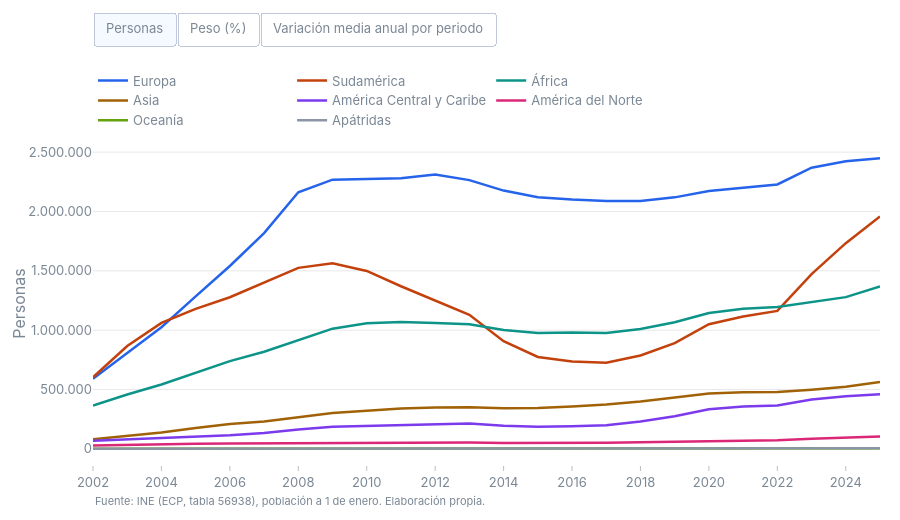

Notebook code for this chart:
### Code cell
#| label: fig-regiones-nac
#| fig-cap: "Población extranjera por región de nacionalidad. Vistas: personas, peso (%) y variación media anual por periodo"
fig_regiones(nac, REG_NAC, "Extranjera", "la población extranjera").show()

### Figure 1 — Plotly figure (JSON) as saved in the notebook; plotly's stock layout.template omitted (floating-point values rounded to 4 significant figures)
{"data": [{"hovertemplate": "%{y:,.0f}", "line": {"color": "#2563eb", "width": 2.5}, "mode": "lines", "name": "Europa", "type": "scatter", "x": [2002, 2003, 2004, 2005, 2006, 2007, 2008, 2009, 2010, 2011, 2012, 2013, 2014, 2015, 2016, 2017, 2018, 2019, 2020, 2021, 2022, 2023, 2024, 2025], "y": [590357, 809036, 1025457, 1284871, 1540842, 1817704, 2161986, 2268168, 2277060, 2280352, 2311454, 2264103, 2175886, 2120009, 2100824, 2088280, 2087684, 2118928, 2171730, 2198248, 2227783, 2369169, 2422765, 2449192]}, {"hovertemplate": "%{y:,.0f}", "line": {"color": "#c2410c", "width": 2.5}, "mode": "lines", "name": "Sudamérica", "type": "scatter", "x": [2002, 2003, 2004, 2005, 2006, 2007, 2008, 2009, 2010, 2011, 2012, 2013, 2014, 2015, 2016, 2017, 2018, 2019, 2020, 2021, 2022, 2023, 2024, 2025], "y": [603294, 866524, 1061569, 1178933, 1277451, 1399088, 1525069, 1563305, 1498952, 1370141, 1252135, 1129041, 907577, 774233, 736108, 725075, 787232, 891421, 1049842, 1115107, 1162017, 1472831, 1732934, 1958005]}, {"hovertemplate": "%{y:,.0f}", "line": {"color": "#0d9488", "width": 2.5}, "mode": "lines", "name": "África", "type": "scatter", "x": [2002, 2003, 2004, 2005, 2006, 2007, 2008, 2009, 2010, 2011, 2012, 2013, 2014, 2015, 2016, 2017, 2018, 2019, 2020, 2021, 2022, 2023, 2024, 2025], "y": [364732, 458708, 542089, 642147, 739425, 817882, 917729, 1012705, 1057690, 1069599, 1059719, 1050177, 1002138, 976886, 980109, 975670, 1010106, 1066160, 1145391, 1179963, 1194561, 1239604, 1278374, 1367584]}, {"hovertemplate": "%{y:,.0f}", "line": {"color": "#a16207", "width": 2.5}, "mode": "lines", "name": "Asia", "type": "scatter", "x": [2002, 2003, 2004, 2005, 2006, 2007, 2008, 2009, 2010, 2011, 2012, 2013, 2014, 2015, 2016, 2017, 2018, 2019, 2020, 2021, 2022, 2023, 2024, 2025], "y": [80773, 110387, 138086, 175710, 209891, 230838, 264904, 302150, 320336, 339824, 348061, 350583, 341763, 344557, 356975, 373231, 399838, 432783, 467490, 477294, 479054, 499134, 522563, 563293]}, {"hovertemplate": "%{y:,.0f}", "line": {"color": "#7c3aed", "width": 2.5}, "mode": "lines", "name": "América Central y Caribe", "type": "scatter", "x": [2002, 2003, 2004, 2005, 2006, 2007, 2008, 2009, 2010, 2011, 2012, 2013, 2014, 2015, 2016, 2017, 2018, 2019, 2020, 2021, 2022, 2023, 2024, 2025], "y": [68392, 80491, 91561, 102675, 115063, 134166, 164081, 185609, 193822, 198310, 208956, 214248, 195742, 185620, 190274, 198465, 230957, 274911, 333382, 356411, 365179, 415530, 443218, 459376]}, {"hovertemplate": "%{y:,.0f}", "line": {"color": "#db2777", "width": 2.5}, "mode": "lines", "name": "América del Norte", "type": "scatter", "x": [2002, 2003, 2004, 2005, 2006, 2007, 2008, 2009, 2010, 2011, 2012, 2013, 2014, 2015, 2016, 2017, 2018, 2019, 2020, 2021, 2022, 2023, 2024, 2025], "y": [28530, 34583, 39516, 43097, 45240, 46549, 49285, 51467, 51607, 51244, 52718, 53373, 49884, 48950, 51102, 52696, 56640, 61078, 67265, 69029, 73456, 85330, 93465, 104691]}, {"hovertemplate": "%{y:,.0f}", "line": {"color": "#65a30d", "width": 2.5}, "mode": "lines", "name": "Oceanía", "type": "scatter", "x": [2002, 2003, 2004, 2005, 2006, 2007, 2008, 2009, 2010, 2011, 2012, 2013, 2014, 2015, 2016, 2017, 2018, 2019, 2020, 2021, 2022, 2023, 2024, 2025], "y": [1506, 1790, 1954, 2166, 2389, 2577, 2615, 2637, 2541, 2448, 2484, 2418, 2437, 2379, 2419, 2443, 2791, 2944, 3304, 3538, 3423, 4018, 4593, 5049]}, {"hovertemplate": "%{y:,.0f}", "line": {"color": "#8a96a3", "width": 2.5}, "mode": "lines", "name": "Apátridas", "type": "scatter", "x": [2002, 2003, 2004, 2005, 2006, 2007, 2008, 2009, 2010, 2011, 2012, 2013, 2014, 2015, 2016, 2017, 2018, 2019, 2020, 2021, 2022, 2023, 2024, 2025], "y": [389, 508, 556, 606, 617, 629, 626, 619, 571, 523, 503, 641, 925, 1351, 1523, 1793, 2074, 2537, 2874, 3112, 3573, 4004, 4370, 4781]}, {"hovertemplate": "%{y:.1f} %", "line": {"color": "#2563eb", "width": 2.5}, "mode": "lines", "name": "Europa", "type": "scatter", "visible": false, "x": [2002, 2003, 2004, 2005, 2006, 2007, 2008, 2009, 2010, 2011, 2012, 2013, 2014, 2015, 2016, 2017, 2018, 2019, 2020, 2021, 2022, 2023, 2024, 2025], "y": [33.97, 34.25, 35.35, 37.46, 39.2, 40.85, 42.51, 42.11, 42.15, 42.92, 44.15, 44.7, 46.53, 47.6, 47.54, 47.27, 45.61, 43.68, 41.44, 40.69, 40.44, 38.91, 37.26, 35.43]}, {"hovertemplate": "%{y:.1f} %", "line": {"color": "#c2410c", "width": 2.5}, "mode": "lines", "name": "Sudamérica", "type": "scatter", "visible": false, "x": [2002, 2003, 2004, 2005, 2006, 2007, 2008, 2009, 2010, 2011, 2012, 2013, 2014, 2015, 2016, 2017, 2018, 2019, 2020, 2021, 2022, 2023, 2024, 2025], "y": [34.71, 36.69, 36.6, 34.37, 32.5, 31.44, 29.98, 29.02, 27.75, 25.79, 23.91, 22.29, 19.41, 17.38, 16.66, 16.41, 17.2, 18.38, 20.03, 20.64, 21.09, 24.19, 26.65, 28.33]}, {"hovertemplate": "%{y:.1f} %", "line": {"color": "#0d9488", "width": 2.5}, "mode": "lines", "name": "África", "type": "scatter", "visible": false, "x": [2002, 2003, 2004, 2005, 2006, 2007, 2008, 2009, 2010, 2011, 2012, 2013, 2014, 2015, 2016, 2017, 2018, 2019, 2020, 2021, 2022, 2023, 2024, 2025], "y": [20.99, 19.42, 18.69, 18.72, 18.81, 18.38, 18.04, 18.8, 19.58, 20.13, 20.24, 20.74, 21.43, 21.93, 22.18, 22.09, 22.07, 21.98, 21.85, 21.84, 21.68, 20.36, 19.66, 19.79]}, {"hovertemplate": "%{y:.1f} %", "line": {"color": "#a16207", "width": 2.5}, "mode": "lines", "name": "Asia", "type": "scatter", "visible": false, "x": [2002, 2003, 2004, 2005, 2006, 2007, 2008, 2009, 2010, 2011, 2012, 2013, 2014, 2015, 2016, 2017, 2018, 2019, 2020, 2021, 2022, 2023, 2024, 2025], "y": [4.648, 4.673, 4.76, 5.122, 5.339, 5.188, 5.208, 5.609, 5.929, 6.397, 6.647, 6.922, 7.308, 7.736, 8.078, 8.449, 8.735, 8.922, 8.919, 8.834, 8.696, 8.196, 8.037, 8.15]}, {"hovertemplate": "%{y:.1f} %", "line": {"color": "#7c3aed", "width": 2.5}, "mode": "lines", "name": "América Central y Caribe", "type": "scatter", "visible": false, "x": [2002, 2003, 2004, 2005, 2006, 2007, 2008, 2009, 2010, 2011, 2012, 2013, 2014, 2015, 2016, 2017, 2018, 2019, 2020, 2021, 2022, 2023, 2024, 2025], "y": [3.935, 3.408, 3.156, 2.993, 2.927, 3.015, 3.226, 3.446, 3.588, 3.733, 3.991, 4.23, 4.186, 4.168, 4.305, 4.493, 5.046, 5.667, 6.361, 6.597, 6.629, 6.824, 6.816, 6.646]}, {"hovertemplate": "%{y:.1f} %", "line": {"color": "#db2777", "width": 2.5}, "mode": "lines", "name": "América del Norte", "type": "scatter", "visible": false, "x": [2002, 2003, 2004, 2005, 2006, 2007, 2008, 2009, 2010, 2011, 2012, 2013, 2014, 2015, 2016, 2017, 2018, 2019, 2020, 2021, 2022, 2023, 2024, 2025], "y": [1.642, 1.464, 1.362, 1.256, 1.151, 1.046, 0.969, 0.9555, 0.9552, 0.9646, 1.007, 1.054, 1.067, 1.099, 1.156, 1.193, 1.237, 1.259, 1.283, 1.278, 1.333, 1.401, 1.437, 1.515]}, {"hovertemplate": "%{y:.1f} %", "line": {"color": "#65a30d", "width": 2.5}, "mode": "lines", "name": "Oceanía", "type": "scatter", "visible": false, "x": [2002, 2003, 2004, 2005, 2006, 2007, 2008, 2009, 2010, 2011, 2012, 2013, 2014, 2015, 2016, 2017, 2018, 2019, 2020, 2021, 2022, 2023, 2024, 2025], "y": [0.08665, 0.07578, 0.06736, 0.06314, 0.06077, 0.05792, 0.05141, 0.04895, 0.04703, 0.04608, 0.04744, 0.04774, 0.05211, 0.05341, 0.05474, 0.0553, 0.06097, 0.06069, 0.06304, 0.06549, 0.06213, 0.06598, 0.07064, 0.07305]}, {"hovertemplate": "%{y:.1f} %", "line": {"color": "#8a96a3", "width": 2.5}, "mode": "lines", "name": "Apátridas", "type": "scatter", "visible": false, "x": [2002, 2003, 2004, 2005, 2006, 2007, 2008, 2009, 2010, 2011, 2012, 2013, 2014, 2015, 2016, 2017, 2018, 2019, 2020, 2021, 2022, 2023, 2024, 2025], "y": [0.02238, 0.02151, 0.01917, 0.01767, 0.0157, 0.01414, 0.01231, 0.01149, 0.01057, 0.009845, 0.009607, 0.01266, 0.01978, 0.03033, 0.03446, 0.04059, 0.04531, 0.0523, 0.05483, 0.0576, 0.06486, 0.06575, 0.06721, 0.06917]}, {"hovertemplate": "%{hovertext}", "hovertext": ["+261.938/año · 47 % del total", "+2.317/año · -3 % del total", "-11.392/año · -33 % del total", "+55.044/año · 16 % del total", "+80.819/año · 36 % del total"], "marker": {"color": "#2563eb"}, "name": "Europa", "type": "bar", "visible": false, "x": ["2002–2008", "2008–2014", "2014–2019", "2019–2025", "2002–2025"], "y": [261938, 2317, -11392, 55044, 80819]}, {"hovertemplate": "%{hovertext}", "hovertext": ["+153.629/año · 28 % del total", "-102.915/año · 151 % del total", "-3.231/año · -9 % del total", "+177.764/año · 52 % del total", "+58.900/año · 26 % del total"], "marker": {"color": "#c2410c"}, "name": "Sudamérica", "type": "bar", "visible": false, "x": ["2002–2008", "2008–2014", "2014–2019", "2019–2025", "2002–2025"], "y": [153629, -102915, -3231, 177764, 58900]}, {"hovertemplate": "%{hovertext}", "hovertext": ["+92.166/año · 16 % del total", "+14.068/año · -21 % del total", "+12.804/año · 37 % del total", "+50.237/año · 15 % del total", "+43.602/año · 19 % del total"], "marker": {"color": "#0d9488"}, "name": "África", "type": "bar", "visible": false, "x": ["2002–2008", "2008–2014", "2014–2019", "2019–2025", "2002–2025"], "y": [92166, 14068, 12804, 50237, 43602]}, {"hovertemplate": "%{hovertext}", "hovertext": ["+30.688/año · 6 % del total", "+12.810/año · -19 % del total", "+18.204/año · 52 % del total", "+21.752/año · 6 % del total", "+20.979/año · 9 % del total"], "marker": {"color": "#a16207"}, "name": "Asia", "type": "bar", "visible": false, "x": ["2002–2008", "2008–2014", "2014–2019", "2019–2025", "2002–2025"], "y": [30688, 12810, 18204, 21752, 20979]}, {"hovertemplate": "%{hovertext}", "hovertext": ["+15.948/año · 3 % del total", "+5.277/año · -8 % del total", "+15.834/año · 45 % del total", "+30.744/año · 9 % del total", "+16.999/año · 8 % del total"], "marker": {"color": "#7c3aed"}, "name": "América Central y Caribe", "type": "bar", "visible": false, "x": ["2002–2008", "2008–2014", "2014–2019", "2019–2025", "2002–2025"], "y": [15948, 5277, 15834, 30744, 16999]}, {"hovertemplate": "%{hovertext}", "hovertext": ["+3.459/año · 1 % del total", "+100/año · -0 % del total", "+2.239/año · 6 % del total", "+7.269/año · 2 % del total", "+3.311/año · 2 % del total"], "marker": {"color": "#db2777"}, "name": "América del Norte", "type": "bar", "visible": false, "x": ["2002–2008", "2008–2014", "2014–2019", "2019–2025", "2002–2025"], "y": [3459, 100, 2239, 7269, 3311]}, {"hovertemplate": "%{hovertext}", "hovertext": ["+185/año · 0 % del total", "-30/año · 0 % del total", "+101/año · 0 % del total", "+351/año · 0 % del total", "+154/año · 0 % del total"], "marker": {"color": "#65a30d"}, "name": "Oceanía", "type": "bar", "visible": false, "x": ["2002–2008", "2008–2014", "2014–2019", "2019–2025", "2002–2025"], "y": [185, -30, 101, 351, 154]}, {"hovertemplate": "%{hovertext}", "hovertext": ["+40/año · 0 % del total", "+50/año · -0 % del total", "+322/año · 1 % del total", "+374/año · 0 % del total", "+191/año · 0 % del total"], "marker": {"color": "#8a96a3"}, "name": "Apátridas", "type": "bar", "visible": false, "x": ["2002–2008", "2008–2014", "2014–2019", "2019–2025", "2002–2025"], "y": [40, 50, 322, 374, 191]}, {"hovertemplate": "%{hovertext}", "hovertext": ["+558.054/año (= 100 %)", "-68.324/año (= 100 %)", "+34.882/año (= 100 %)", "+343.535/año (= 100 %)", "+224.956/año (= 100 %)"], "marker": {"color": "#4b5563", "line": {"color": "white", "width": 1}, "size": 10, "symbol": "diamond"}, "mode": "markers", "name": "La población extranjera", "type": "scatter", "visible": false, "x": ["2002–2008", "2008–2014", "2014–2019", "2019–2025", "2002–2025"], "y": [558054, -68324, 34882, 343535, 224956]}], "layout": {"annotations": [{"font": {"color": "#7a8794", "size": 11}, "showarrow": false, "text": "Fuente: INE (ECP, tabla 56938), población a 1 de enero. Elaboración propia.", "x": 0, "xanchor": "left", "xref": "paper", "y": -0.14, "yref": "paper"}], "barmode": "relative", "height": 520, "margin": {"b": 55, "t": 120}, "updatemenus": [{"buttons": [{"args": [{"visible": [true, true, true, true, true, true, true, true, false, false, false, false, false, false, false, false, false, false, false, false, false, false, false, false, false]}, {"xaxis.dtick": 2, "xaxis.type": "linear", "yaxis.tickformat": ",.0f", "yaxis.ticksuffix": "", "yaxis.title.text": "Personas"}], "label": "Personas", "method": "update"}, {"args": [{"visible": [false, false, false, false, false, false, false, false, true, true, true, true, true, true, true, true, false, false, false, false, false, false, false, false, false]}, {"xaxis.dtick": 2, "xaxis.type": "linear", "yaxis.tickformat": ".1f", "yaxis.ticksuffix": " %", "yaxis.title.text": "% sobre la población extranjera"}], "label": "Peso (%)", "method": "update"}, {"args": [{"visible": [false, false, false, false, false, false, false, false, false, false, false, false, false, false, false, false, true, true, true, true, true, true, true, true, true]}, {"xaxis.dtick": 1, "xaxis.type": "category", "yaxis.tickformat": ",.0f", "yaxis.ticksuffix": "", "yaxis.title.text": "Personas por año"}], "label": "Variación media anual por periodo", "method": "update"}], "direction": "right", "showactive": true, "type": "buttons", "x": 0, "xanchor": "left", "y": 1.3, "yanchor": "bottom"}], "xaxis": {"dtick": 2}, "yaxis": {"title": {"text": "Personas"}}}}
